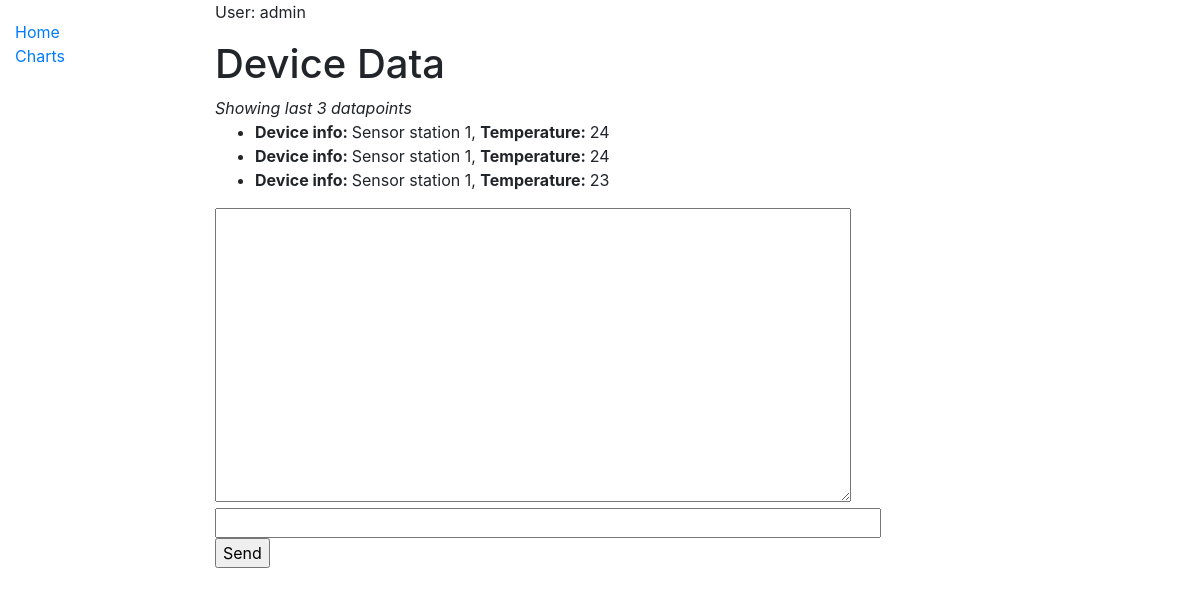
The app's page / (signed in) with its own data.
### devicedata/models.py (models this page shows, shortened)
class Data(models.Model):
    device = models.ForeignKey(Device, on_delete=models.CASCADE) # Link data to device
    collection_date = models.DateTimeField() # Date and time of data collected
    temperature = models.IntegerField()
    humidity = models.IntegerField()
    dust = models.IntegerField(null=True, blank=True)
    light = models.IntegerField(null=True, blank=True)
    voltage = models.IntegerField(null=True, blank=True)

class Device(models.Model):
    id = models.IntegerField(primary_key=True)
    info = models.CharField(max_length=200)

### devicedata/views.py (the view)
# urls.py: path('', index, name='index'),
def index(request):
    latest_data_list = Data.objects.order_by('-collection_date')[:3]
    context = {
        'latest_data_list': latest_data_list,
    }
    return render(request, 'devicedata/index.html', context)

### devicedata/templates/devicedata/index.html (shortened to what this page needs)
{% extends "base_generic.html" %}
{% block content %}
<p>User: {{ user }}</p>
<h1>Device Data</h1>
<em>Showing last 3 datapoints</em>
{% if latest_data_list %}
	<ul>
		{% for data in latest_data_list %}
			<li><strong>Device info: </strong>{{ data.device.info }},
                <strong>Temperature: </strong>{{ data.temperature }}</li>
		{% endfor %}
	</ul>
{% else %}
	<p>No data available.</p>
{% endif %}
<textarea id="chat-log" cols="60" rows="12"></textarea><br/>
<input id="chat-message-input" type="text" size="60"/><br/>
<input id="chat-message-submit" type="button" value="Send"/>
{% endblock content %}

### records on screen
Data: device.info "Sensor station 1", temperature "24"
Data: device.info "Sensor station 1", temperature "24"
Data: device.info "Sensor station 1", temperature "23"

### other values on screen
{{ user }} "admin"
